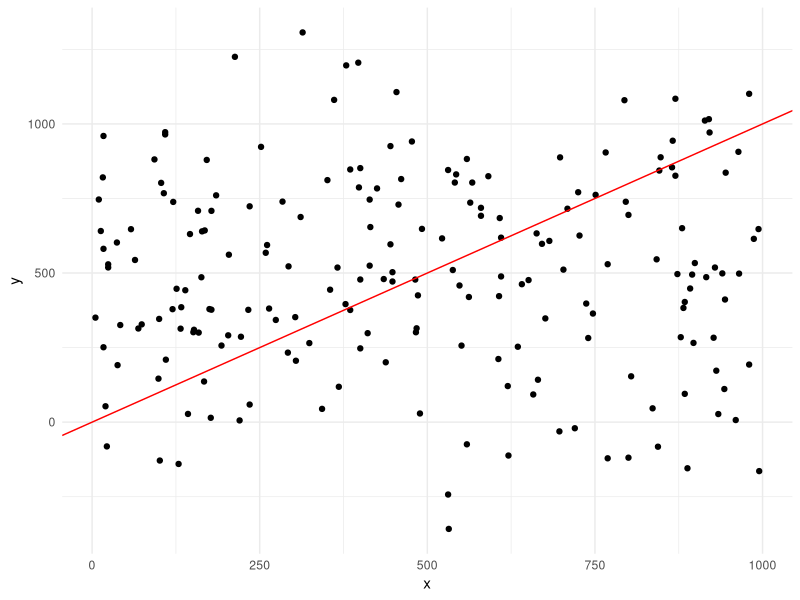

This chart was generated by the following R code:
## ---- chunk 1

#Load packages
library(tidyverse)

#Create Funcion 
part_one_function <- function(numeric_vector){
  
sort(numeric_vector, decreasing = T)
  
#The comparison vector has to have the same mean and sd as numeric_vector
y <- sort(rnorm(length(numeric_vector), 
                mean=mean(numeric_vector), 
                sd= sd(numeric_vector)), 
          decreasing = T) 

#Pair values 
mat <- as_tibble(t(rbind(t(numeric_vector), 
                         t(y)))) #t() is the transpose function

#Change variable names to make plot easier
colnames(mat) <- c("x","y")

#Create scatterplot and comparison slope
plot <- ggplot(aes(x=x, y=y), data = mat)+
        geom_point()+
        geom_abline(slope = 1, intercept = 0, colour="red")+
  theme_minimal()

assign("plot", 
       plot, 
       envir=globalenv()) #This puts the plot in the global environment. 

return(plot)
}
## ---- chunk 2
#Create vector to test function

data <- sample(x=1:1000, size=200, replace = T)

part_one_function(data)

